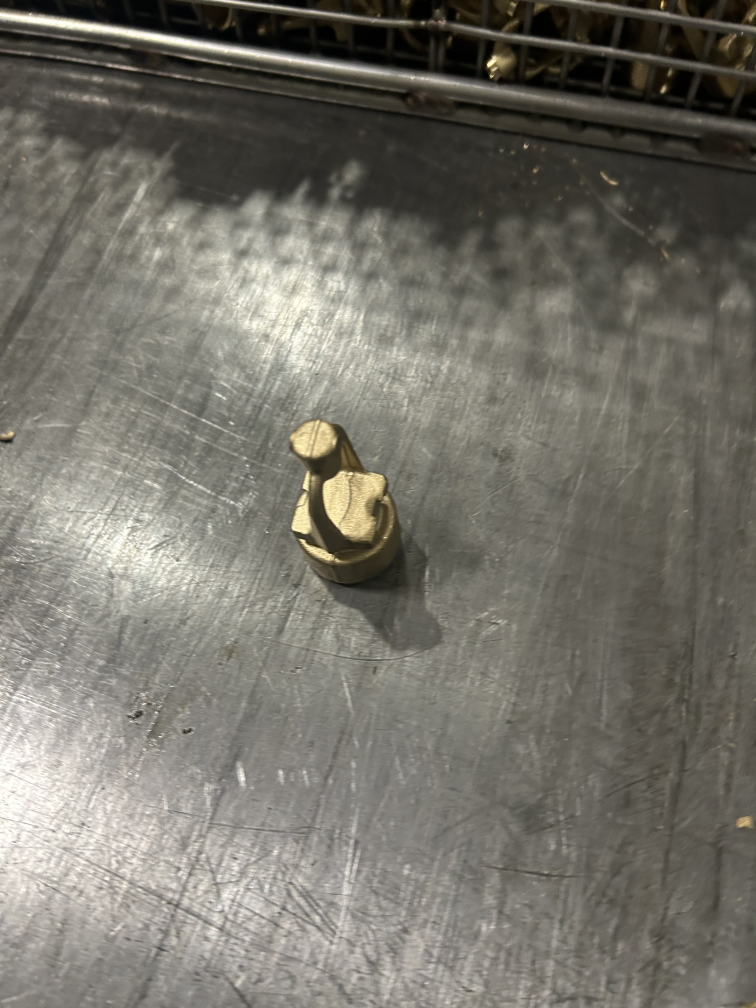
#> input picture Deep_Learning/Opencv_Worked/Torun_Metal/dataset/test/NOK/IMG_1134.JPG, 3024 x 4032 px, given in place of the camera (shown at 1/4 size)
$ python 1.py
#> lines starting #> are read from the running program, lines starting #| are printed output that depends on the picture; after the words box and inside, x2 and y2 are one past the last pixel; in counts of white or black regions, pixels touching at a corner belong together
import cv2
import numpy as np

cap = cv2.VideoCapture(0)

cap = cv2.VideoCapture(0)
font = cv2.FONT_HERSHEY_SIMPLEX

while  cap.isOpened():
    rval, frame = cap.read()
#> frame is the input picture: shape (4032, 3024, 3); mean B, G, R 106, 114.8, 117.5
    gray = cv2.cvtColor(frame, cv2.COLOR_BGR2GRAY)
    blur = cv2.GaussianBlur(gray, (7, 7), 1.5, 1.5)
    edge = cv2.Canny(blur, 0, 50, 3)
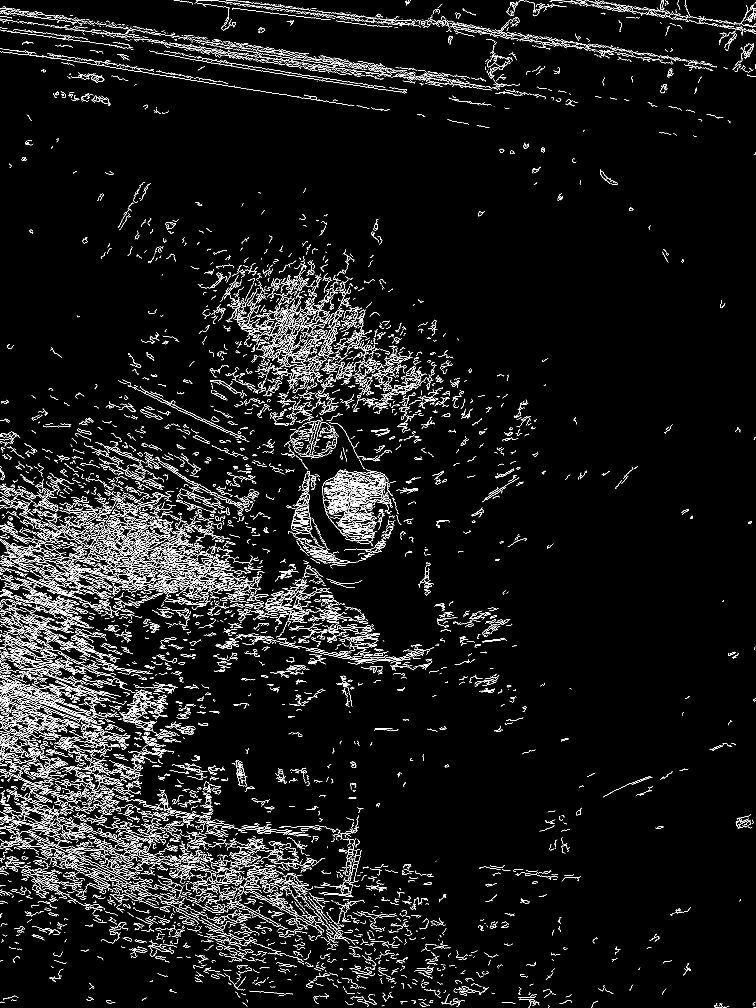
#> edge: shape (4032, 3024) (shown at 1/4 size); 3.2% white in thin lines or dots
    contours, hierarchy = cv2.findContours(edge, cv2.RETR_EXTERNAL, cv2.CHAIN_APPROX_NONE)
#> contours = 14331 contours, 13941 with area under 20; largest, box (x1, y1, x2, y2) and area: (0, 2721, 66, 2748) 306, (323, 2140, 364, 2159) 286, (378, 2791, 442, 2806) 249, (308, 2580, 446, 2631) 242, (14, 2476, 52, 2498) 224

    try: hierarchy = hierarchy[0]
    except: hierarchy = []
    for contour, hier in zip(contours, hierarchy):
        (x,y,w,h) = cv2.boundingRect(contour)
        if (w >= 150 and h >= 150):
            cv2.rectangle(frame, (x, y), (x + w, y + h), (0, 255, 0), 2)
            cv2.putText(frame, ('width = %d, height = %d' % (w, h)),
                        (x, y), font, 1, (0, 255, 0), 2, cv2.LINE_AA)
#> this loop made 14331 passes
#> (hier, x, y, w, h) on passes 1 to 3: ([1, -1, -1, -1], 3014, 4028, 10, 4), ([2, 0, -1, -1], 2115, 4023, 5, 9), ([3, 1, -1, -1], 1527, 4022, 11, 3)


    cv2.imshow('Lines', frame)
    c = cv2.waitKey(1)
#> (key Esc is pressed here)
    if c == 27 or c ==10:
         break

cap.release()
cv2.destroyAllWindows()

while True:
    _, frame = cap.read()

    frame = frame[0:350, 15:540]
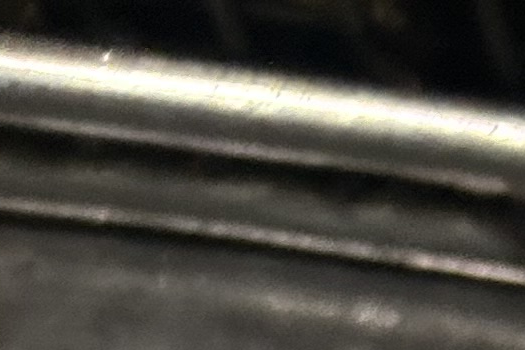
#> frame: shape (350, 525, 3); mean B, G, R 66.6, 73.2, 75.6

    gray = cv2.cvtColor(frame, cv2.COLOR_BGR2GRAY)
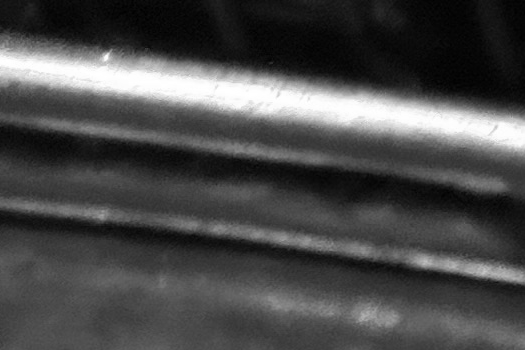
#> gray: shape (350, 525); min 0, max 255, mean 73.2
    gray = cv2.GaussianBlur(gray, (7, 7), 3)

    _, threshold = cv2.threshold(gray, 100, 255, cv2.THRESH_BINARY|cv2.THRESH_TRIANGLE)
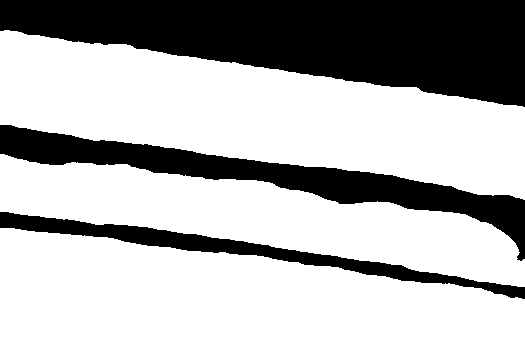
#> threshold: shape (350, 525); 69.1% white; 3 black regions, box (x1, y1, x2, y2) and area: (0, 0, 525, 107) 35519, (0, 125, 525, 261) 14452, (0, 212, 525, 299) 6815

    kernel = np.ones((5,5),np.uint8)

    dilation = cv2.erode(threshold,kernel,iterations = 1)
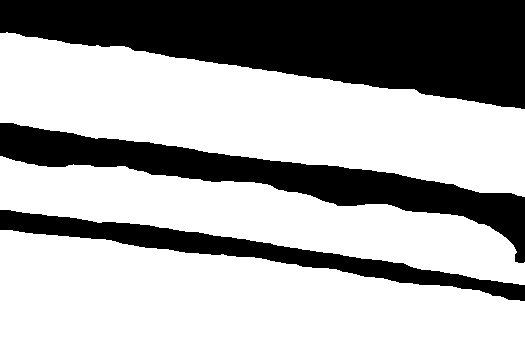
#> dilation: shape (350, 525); 65.8% white; 3 black regions

    contours,_ = cv2.findContours(dilation, cv2.RETR_TREE, cv2.CHAIN_APPROX_SIMPLE)
#> contours = 3 contours; box (x1, y1, x2, y2) and area: (0, 32, 525, 197) 45986, (0, 230, 525, 350) 45554, (0, 156, 525, 285) 27486

    for (i,c) in enumerate(contours):
        (x,y,w,h) = cv2.boundingRect(c)
        area = cv2.contourArea(c)

        cv2.rectangle(frame,(x,y),(x+w,y+h),(0,255,0),2, cv2.LINE_AA)
        cmY = (h*15)/120
        cmX = (w*10)/71
        cv2.putText(frame, str(int(cmY)), (x, y+h+15), cv2.FONT_HERSHEY_SIMPLEX, 0.4, (0, 255, 255),1)
        cv2.putText(frame, str(int(cmX)), (x+w+15, y+h+15), cv2.FONT_HERSHEY_SIMPLEX, 0.4, (0, 255, 255),1)

        # Çap ölçümü ekle
        (x_c, y_c), radius = cv2.minEnclosingCircle(c)
        diameter = radius * 2
        # Pikselden cm'ye çevirmek için örnek bir oran (w*10/71 gibi), burada w genişlikti.
        # Aynı oranı çap için de kullanabilirsin:
        cmDiameter = (diameter * 10) / 71
        cv2.circle(frame, (int(x_c), int(y_c)), int(radius), (255, 0, 0), 2)
        cv2.putText(frame, f"Cap: {cmDiameter:.1f}cm", (int(x_c), int(y_c)), cv2.FONT_HERSHEY_SIMPLEX, 0.5, (255,0,0), 1)
#> this loop made 3 passes
#> (y, h, area, cmY, y_c, radius, diameter, cmDiameter) on passes 1 to 3: (230, 120, 45553.5, 15, 289.5, 268.7, 537.3, 75.68), (156, 129, 27486, 16.12, 220, 269.7, 539.4, 75.97), (32, 165, 45986, 20.62, 114.5, 274.4, 548.8, 77.29)
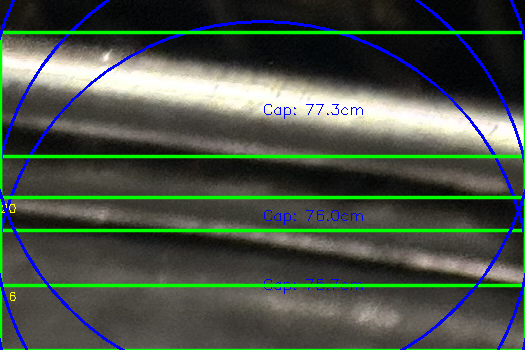
#> frame: shape (350, 525, 3); 11.33% of pixels changed, all inside (x1, y1, x2, y2) = (0, 0, 525, 350)

    cv2.imshow("Frame", frame)


    key = cv2.waitKey(1)
#> (key Esc is pressed here)
    if key == 27:
        break

cap.release()
cv2.destroyAllWindows()

$ run again, on Deep_Learning/Opencv_Worked/Torun_Metal/dataset/test/NOK/IMG_1135.JPG
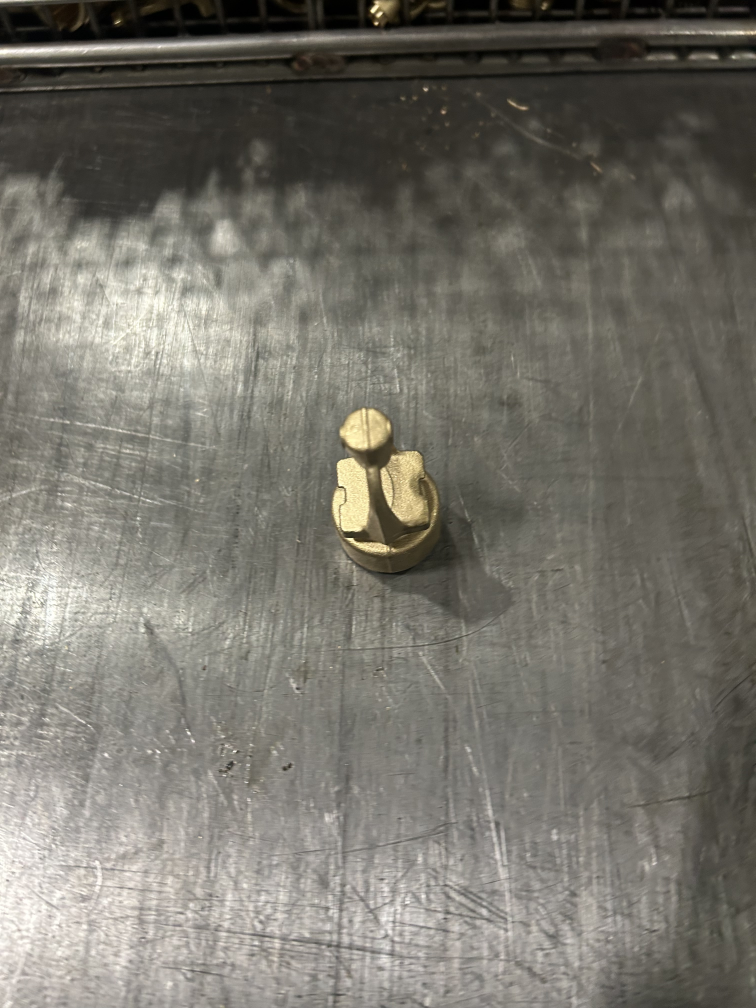
#> input picture Deep_Learning/Opencv_Worked/Torun_Metal/dataset/test/NOK/IMG_1135.JPG, 3024 x 4032 px, given in place of the camera (shown at 1/4 size)
#> frame is the input picture: shape (4032, 3024, 3); mean B, G, R 107.1, 115.7, 118.5
#> `edge = cv2.Canny(blur, 0, 50, 3)`:
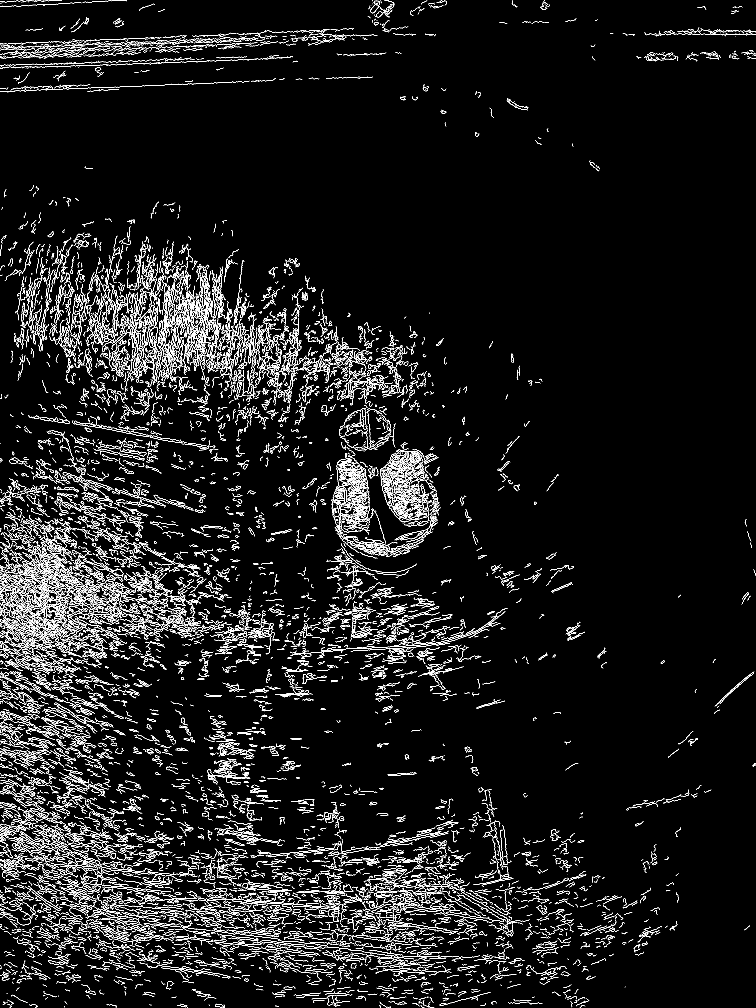
#> edge: shape (4032, 3024) (shown at 1/4 size); 3.4% white in thin lines or dots
#> `contours, hierarchy = cv2.findContours(edge, cv2.RETR_EXTERNAL, cv2.CH..`: contours = 14695 contours, 14247 with area under 20; largest, box (x1, y1, x2, y2) and area: (1, 2482, 97, 2526) 410, (178, 2533, 218, 2556) 234, (1173, 1315, 1191, 1347) 222, (1154, 1490, 1189, 1549) 173, (620, 2994, 643, 3013) 164
#> the loop `for contour, hier in zip(contours, hierarchy):` made 14695 passes
#> (hier, x, y, w, h) on passes 1, 3, 4: ([1, -1, -1, -1], 1718, 4028, 19, 2), ([3, 1, -1, -1], 741, 4027, 11, 5), ([4, 2, -1, -1], 864, 4026, 28, 4)
#> threshold: shape (350, 525); 47% white; 11 white regions, largest, box (x1, y1, x2, y2) and area: (0, 156, 525, 275) 51952, (47, 285, 525, 350) 23742, (0, 0, 438, 121) 9017
#> dilation: shape (350, 525); 43.4% white; 9 white regions (2 under 20 px)
#> `contours,_ = cv2.findContours(dilation, cv2.RETR_TREE, cv2.CHAIN_APPRO..`: contours = 15 contours, 2 with area under 20; largest, box (x1, y1, x2, y2) and area: (0, 158, 525, 273) 49448, (57, 287, 525, 350) 21855, (0, 0, 422, 119) 6856, (442, 74, 472, 100) 400, (477, 229, 510, 243) 366
#> the loop `for (i,c) in enumerate(contours):` made 15 passes
#> (x, y, w, h, area, cmY, cmX, x_c) on passes 1, 2, 3, 5, 6, 7, 8, 9: (0, 317, 28, 13, 162.5, 1.62, 3.94, 13.5), (66, 303, 11, 17, 53, 2.12, 1.55, 71), (57, 287, 468, 63, 21855, 7.88, 65.92, 291), (0, 158, 525, 115, 49448.5, 14.38, 73.94, 262), (333, 237, 7, 7, 34, 0.875, 0.986, 336), (411, 234, 11, 8, 66.5, 1, 1.55, 416), (394, 234, 8, 7, 40, 0.875, 1.13, 397.5), (363, 234, 22, 13, 219.5, 1.62, 3.1, 373.5)
#> after the loop `for (i,c) in enumerate(contours):`:
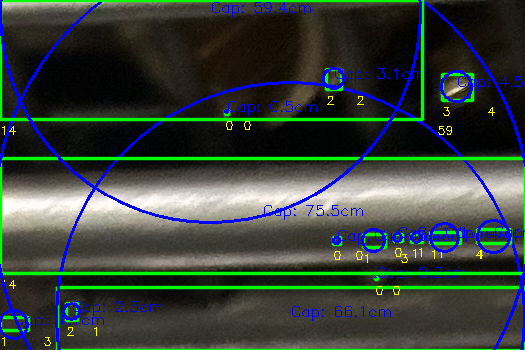
#> frame: shape (350, 525, 3); mean B, G, R 58.5, 66.4, 55.2

$ run again, on Deep_Learning/Opencv_Worked/Torun_Metal/dataset/test/NOK/IMG_1136.JPG
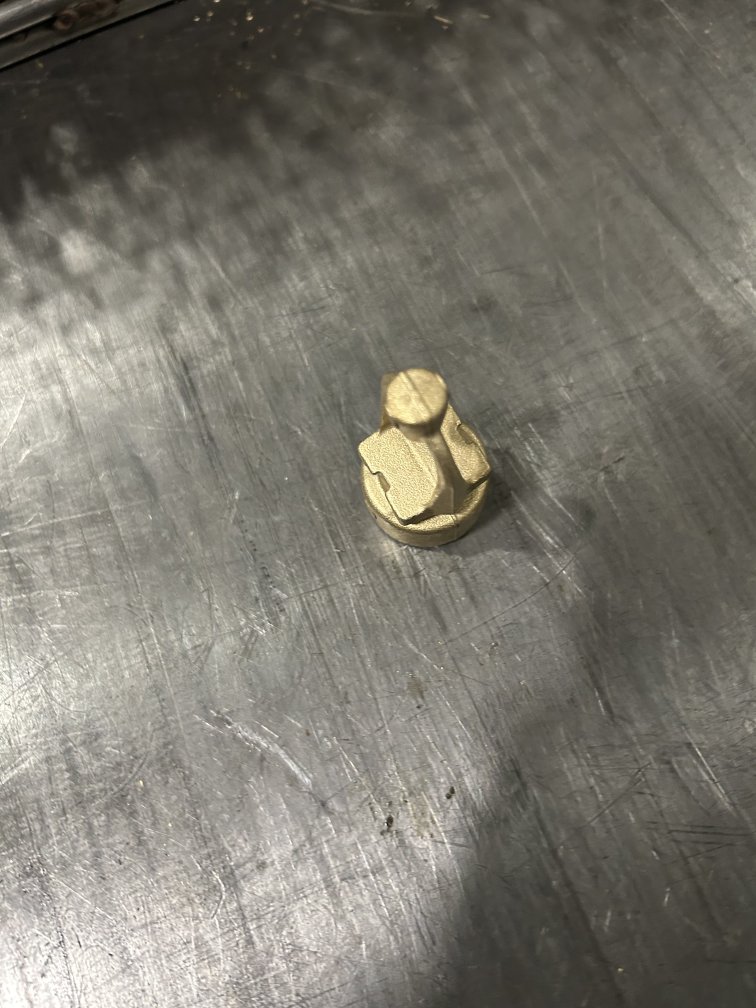
#> input picture Deep_Learning/Opencv_Worked/Torun_Metal/dataset/test/NOK/IMG_1136.JPG, 3024 x 4032 px, given in place of the camera (shown at 1/4 size)
#> frame is the input picture: shape (4032, 3024, 3); mean B, G, R 110.6, 120.2, 123.5
#> `edge = cv2.Canny(blur, 0, 50, 3)`:
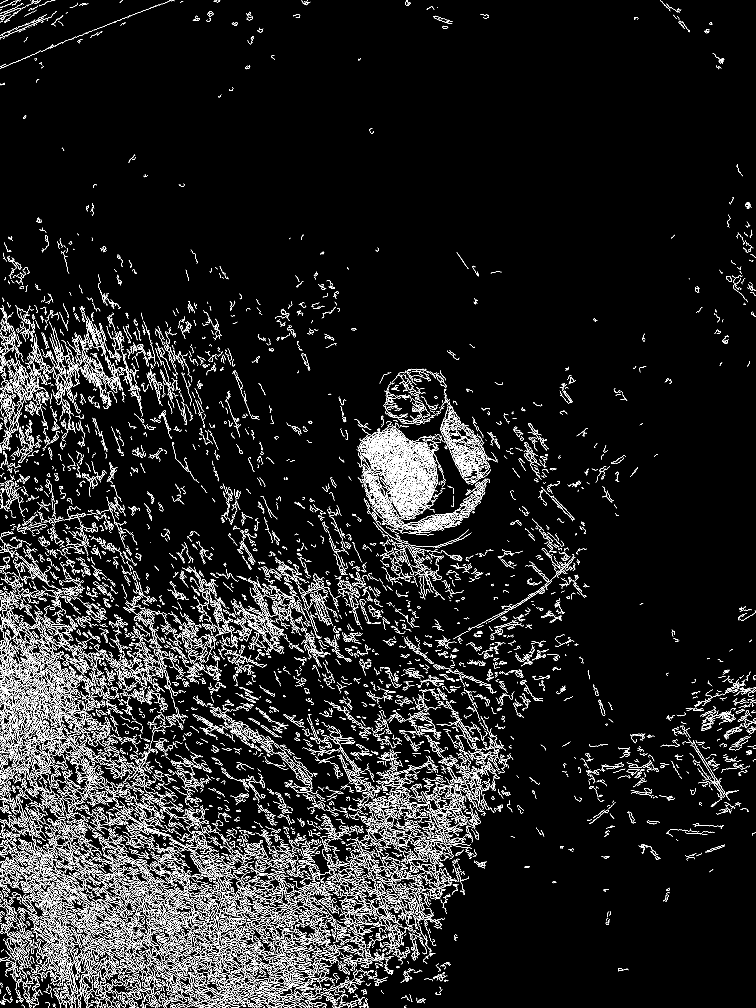
#> edge: shape (4032, 3024) (shown at 1/4 size); 4.3% white in thin lines or dots
#> `contours, hierarchy = cv2.findContours(edge, cv2.RETR_EXTERNAL, cv2.CH..`: contours = 18499 contours, 17403 with area under 20; largest, box (x1, y1, x2, y2) and area: (1550, 1705, 1626, 1775) 619, (1646, 2093, 1747, 2124) 534, (1557, 1752, 1677, 1879) 392, (1450, 1771, 1536, 1841) 390, (1603, 1953, 1706, 2008) 346
#> the loop `for contour, hier in zip(contours, hierarchy):` made 18499 passes
#> (hier, x, y, w, h) on passes 1 to 3: ([1, -1, -1, -1], 1166, 4031, 1, 1), ([2, 0, -1, -1], 1148, 4031, 1, 1), ([3, 1, -1, -1], 1137, 4031, 1, 1)
#> threshold: shape (350, 525); 6.7% white; 11 white regions (1 under 20 px), largest, box (x1, y1, x2, y2) and area: (0, 0, 207, 88) 8467, (0, 58, 186, 147) 2609, (0, 244, 40, 265) 354
#> dilation: shape (350, 525); 5.2% white; 12 white regions (7 under 20 px)
#> `contours,_ = cv2.findContours(dilation, cv2.RETR_TREE, cv2.CHAIN_APPRO..`: contours = 12 contours, 8 with area under 20; largest, box (x1, y1, x2, y2) and area: (0, 0, 204, 86) 7473, (0, 61, 184, 144) 1358, (0, 246, 35, 263) 100, (141, 256, 153, 267) 62
#> the loop `for (i,c) in enumerate(contours):` made 12 passes
#> (x, y, w, h, area, cmY, cmX, x_c) on passes 2, 3, 8, 12: (141, 256, 12, 11, 62, 1.38, 1.69, 146.5), (0, 246, 35, 17, 100.5, 2.12, 4.93, 17), (0, 61, 184, 83, 1357.5, 10.38, 25.92, 91.5), (0, 0, 204, 86, 7473, 10.75, 28.73, 101.5)
#> after the loop `for (i,c) in enumerate(contours):`:
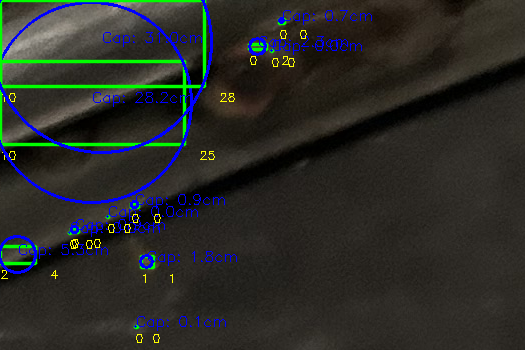
#> frame: shape (350, 525, 3); mean B, G, R 39.8, 43.8, 42.2
